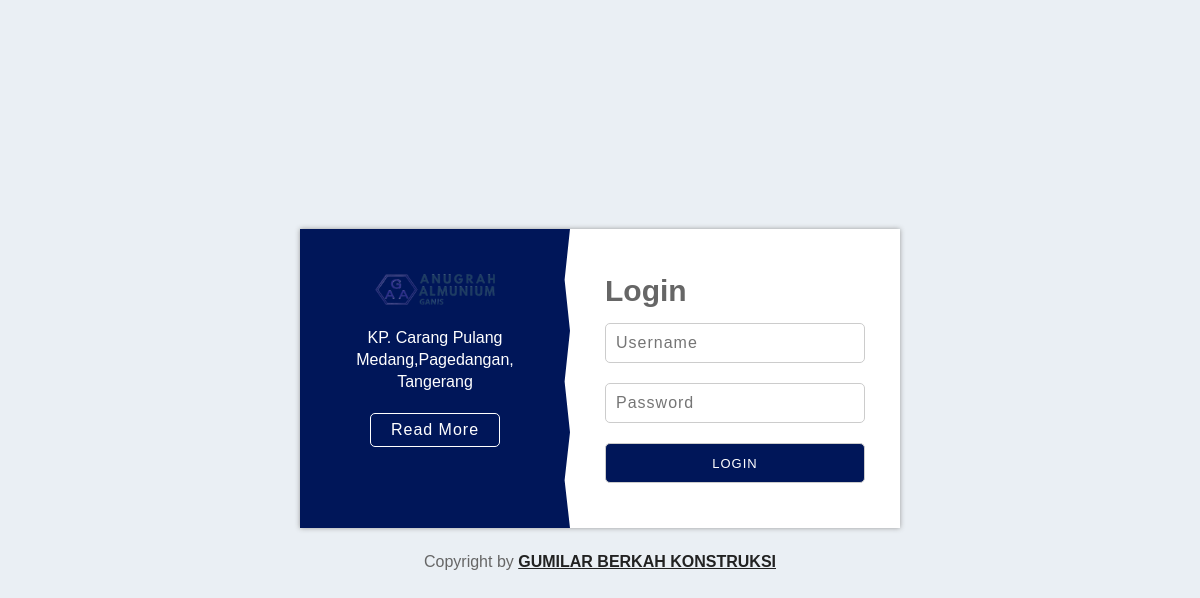
Screenshot of /index.php/auth with the database file from the repository.
### tables this page shows
CREATE TABLE `set_app` (
  `id` int NOT NULL,
  `nama_web` varchar(100) NOT NULL,
  `tentang` text NOT NULL,
  `notlp` varchar(20) NOT NULL,
  `email` varchar(50) NOT NULL,
  `lokasi` varchar(255) NOT NULL,
  `title` varchar(100) NOT NULL,
  `map` text NOT NULL,
  `alamat` text NOT NULL,
  `logo` varchar(100) NOT NULL,
  `favicon` varchar(100) NOT NULL,
  `site` varchar(50) NOT NULL,
  `keyword` text NOT NULL,
  `kota` varchar(100) NOT NULL,
  `provinsi` varchar(100) NOT NULL,
  `pos` int NOT NULL
);

### application/controllers/Auth.php (called while the page is built, shortened)
<?php
class Auth extends CI_Controller
{
    private $max_attempts = 3;
    private $lockout_time = 900;
    public function __construct()
    {
        $this->load->model('Auth_m', 'models');
    }
    public function index()
    {
        if ($this->session->userdata('username')) {
            redirect('admin/dashboard');
        }else{
            $ip_address = $this->input->ip_address();
            $limit_time = date('Y-m-d H:i:s', time() - $this->lockout_time);
            $attempts = $this->models->get_login_attemptsl($ip_address, $limit_time);
            if ($attempts >= $this->max_attempts) {
                $sess = 1;
            } else {
                $sess = 0;
            }
            $data['sess'] = $sess;
            $data['app'] = $this->db->get_where('set_app', ['id' => 1])->row_array();
            $this->load->view('login', $data);
        }
    }
}

### index.php (called while the page is built, shortened)
<?php
require_once BASEPATH.'core/CodeIgniter.php';

### application/models/Auth_m.php (called while the page is built, shortened)
<?php defined('BASEPATH') or exit('No direct script access allowed');
class Auth_m extends CI_Model
{
    public function get_login_attemptsl($ip_address, $limit_time)
    {
        $sql = "SELECT COUNT(*) AS attempts FROM login_attempts WHERE  ip_address = ?  AND attempt_time > ?";
        $query = $this->db->query($sql, array($ip_address, $limit_time));
        return $query->row()->attempts;
    }
}

### application/views/login.php (the view, shortened to what this page needs)
<!DOCTYPE html>
<html lang="en">
<head>
    <link rel="stylesheet" href="https://cdnjs.cloudflare.com/ajax/libs/font-awesome/4.7.0/css/font-awesome.min.css">
    <link href="<?= base_url() ?>assets/login/css/style.css" rel="stylesheet">
    <link rel="stylesheet" type="text/css" href="https://cdnjs.cloudflare.com/ajax/libs/toastr.js/latest/css/toastr.min.css">
</head>
<body>
    <div class="wrapper login-3">
        <div class="container">
            <div class="col-left">
                <div class="login-text">
                    <h2><img src="<?= base_url('assets/upload/img/') . $app['logo'] ?>" alt="Logo"></h2>
                    <p>
                        <?= $app['alamat'] ?>
                    </p>
                    <a class="btn" href="<?= $app['lokasi'] ?>">Read More</a>
                </div>
            </div>
            <div class="col-right">
                <div class="login-form">
                    <h2>Login</h2>
                    <form id="form">
                        <p>
                            <input <?php if ($sess == 1) {
                                        echo 'disabled';
                                    } ?> type="text" name="username" value="<?= htmlentities(set_value('name'), ENT_QUOTES) ?>" placeholder="Username" required>
                        </p>
                        <p>
                            <input <?php if ($sess == 1) {
                                        echo 'disabled';
                                    } ?> type="password" name="password" value="<?= htmlentities(set_value('name'), ENT_QUOTES) ?>" placeholder="Password" required>
                        </p>
                        <p>
                            <button <?php if ($sess == 1) {
                                        echo 'disabled';
                                    } ?> id="login" type="submit">
                                Login
                            </button>
                        </p>
                    </form>
                </div>
            </div>
        </div>
        <div class="credit">
            Copyright by <a href="<?= $app['site'] ?>"><?= $app['nama_web'] ?></a>
        </div>
    </div>
</body>
</html>

### assets/login/css/style.css (style rules this page uses)
*, *::before, *::after { box-sizing: border-box; }
body { margin: 0; font-family: Arial, Helvetica, sans-serif; font-size: 16px; font-weight: 400; color: #666666; background: #eaeff4; }
.wrapper { margin: 0 auto; width: 100%; max-width: 1140px; min-height: 100vh; display: flex; align-items: center; justify-content: center; flex-direction: column; }
.container { position: relative; width: 100%; max-width: 600px; height: auto; display: flex; background: #ffffff; box-shadow: 0 0 5px #999999; }
div.credit { position: relative; margin: 25px auto 0 auto; width: 100%; text-align: center; color: #666666; font-size: 16px; font-weight: 400; }
div.credit a { color: #222222; font-size: 16px; font-weight: 600; }
.login-3 .col-left, .login-3 .col-right { width: 55%; padding: 45px 35px; display: flex; }
.login-3 .col-left { width: 45%; background: #001659; -webkit-clip-path: polygon(98% 17%, 100% 34%, 98% 51%, 100% 68%, 98% 84%, 100% 100%, 0 100%, 0 0, 100% 0); clip-path: polygon(98% 17%, 100% 34%, 98% 51%, 100% 68%, 98% 84%, 100% 100%, 0 100%, 0 0, 100% 0); }
.login-3 .login-text { position: relative; width: 100%; color: #ffffff; text-align: center; }
.login-3 h2 { margin: 0 0 15px 0; font-size: 30px; font-weight: 700; }
.login-3 h2 img { width: 120px; }
.login-3 p { margin: 0 0 20px 0; font-size: 16px; font-weight: 500; line-height: 22px; }
.login-3 .btn { display: inline-block; padding: 7px 20px; font-size: 16px; letter-spacing: 1px; text-decoration: none; border-radius: 5px; color: #ffffff; outline: none; border: 1px solid #ffffff; transition: .3s; -webkit-transition: .3s; }
.login-3 .login-form { position: relative; width: 100%; color: #666666; }
.login-3 .login-form p:last-child { margin: 0; }
.login-3 .login-form input { display: block; width: 100%; height: 40px; padding: 0 10px; font-size: 16px; letter-spacing: 1px; outline: none; border: 1px solid #cccccc; border-radius: 5px; }

### application/views/login.php (style rules this page uses)
button { display: block; position: relative; width: 100%; height: 40px; border-radius: 5px; border: none; border: 1px solid #cccccc; background-color: #001659; outline: none; color: #FFF; font-size: 13px; text-transform: uppercase; cursor: pointer; letter-spacing: 1px; }

### rows the page displays
set_app: logo (picture), alamat "KP. Carang Pulang Medang,Pagedangan, Tangerang", nama_web "GUMILAR BERKAH KONSTRUKSI"
